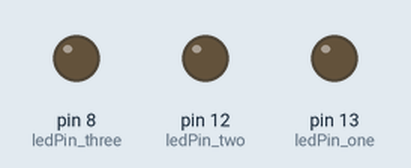
Bench run of a sketch on a simulated Arduino Uno, built with avr-gcc and run on an emulated ATmega328P. Shown: output pins drawn as LEDs (lit = HIGH).

Above: at 2.5 s.
At 12.5 s:
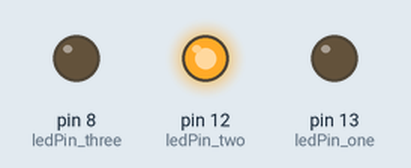
At 17.5 s:
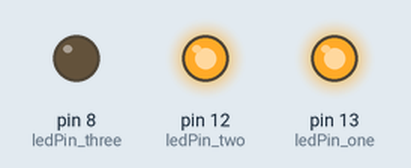
At 22.5 s:
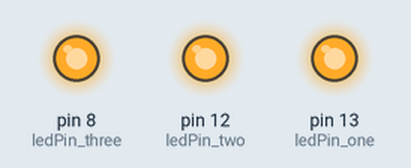
At 35.0 s:
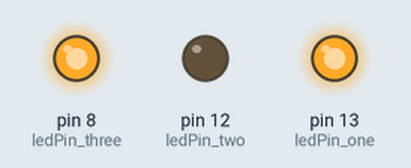
At 45.0 s:
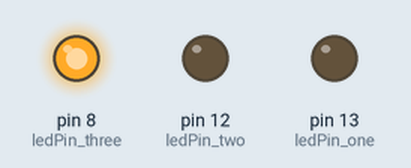
Timing chart, 0 to 52.0 s (numbered marks = the images above):
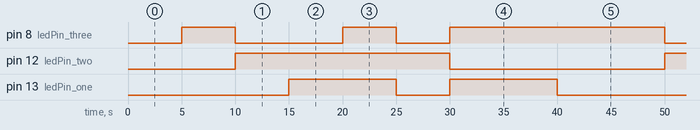

Measured:
- by itself, pin 8 (ledPin_three): repeats every 40.0 s: LOW 10.0 s, HIGH 5.0 s, LOW 5.0 s, HIGH 20.0 s
- by itself, pin 12 (ledPin_two): alternates HIGH for 20.0 s and LOW for 20.0 s
- by itself, pin 13 (ledPin_one): repeats every 40.0 s: LOW 5.0 s, HIGH 10.0 s, LOW 15.0 s, HIGH 10.0 s

The sketch:

delaysequence3leds.ino
```cpp
//Atividade 1: Implemente um sistema que acende 3 leds (A,B,C)
// na seguinte sequência com intervalo de 500 ms entre estados:
//(0,0,1) -> (0,1,0) -> (1,1,0) -> (1,1,1) -> (0,1,0) -> (1,0,1) -> (0,0,1)-> ....

// Utilize a função delay para regular o tempo de transição.

// Atividade 2: Repita a Atividade 1 usando a função millis (ver o código auxiliar BlinkWithoutDelay)


// Atividade 3: Repita a Atividade 2 com um botão. Caso o botão seja pressionado, a sequência deve ser reiniciada.

// Atividade 4: Implemente um semáforo de veículos (3 leds) - e de pedestres (2 leds) com um botão:

// - A sequência usual deve ser, (i) Semáforo Pedestre: Vermelho e Semáforo Veículos: Verde-> Amarelo -> Vermelho seguido de Semáforo Pedestres:Verde. Repetir. O tempo de transição deve ser 1 s (depende da velocidade do simulador)

// - Caso o botão seja pressionado, o tempo de transição do semáforo de veículos deve ser reduzido pela metade. Quando o semáforo de pedestre retornar ao vermelho, o tempo de transição do semáforo de veículos deve retornar ao normal.

//  Obs: Em toda atividade com botão, implementar o debounce.


//  no boucing treatment


const int buttonPin_one = 2; // pin 2
const int buttonPin_two = 3; // pin 2
const int buttonPin_three = 4; // pin 2

const int ledPin_one = 13; // pin 13 - LED
const int ledPin_two = 12; // pin 12 - LED
const int ledPin_three = 8; // pin 8 - LED

const long interval = 5000;  // interval at which to blink (milliseconds)

//usually int is 16 its
void setup(){
    Serial.begin(9600);
    pinMode(buttonPin_one, INPUT); // BUTTON as INPUT
    pinMode(buttonPin_two, INPUT); // BUTTON as INPUT
    pinMode(buttonPin_three, INPUT); // BUTTON as INPUT


    pinMode(ledPin_one, OUTPUT); // LED as OUTPUT
    pinMode(ledPin_two, OUTPUT); // LED as OUTPUT
    pinMode(ledPin_three, OUTPUT); // LED as OUTPUT

}

void change_pin_state(int state1, int state2, int state3) {
    digitalWrite(ledPin_one, state1); // turn off
    digitalWrite(ledPin_two, state2); //  turn off
    digitalWrite(ledPin_three, state3); // turn on
}


void loop(){

    delay(interval); // delay para debounce
    change_pin_state(LOW, LOW, HIGH);

    delay(interval); // delay para debounce
    change_pin_state(LOW, HIGH, LOW);

    delay(interval); // delay para debounce
    change_pin_state(HIGH, HIGH, LOW);

    delay(interval); // delay para debounce
    change_pin_state(HIGH, HIGH, HIGH);

    delay(interval); // delay para debounce
    change_pin_state(LOW, HIGH, LOW);

    delay(interval); // delay para debounce
    change_pin_state(HIGH, LOW, HIGH);

    delay(interval); // delay para debounce
    change_pin_state(HIGH, LOW, HIGH);


    delay(interval); // delay para debounce
    change_pin_state(LOW, LOW, HIGH);
}
```
